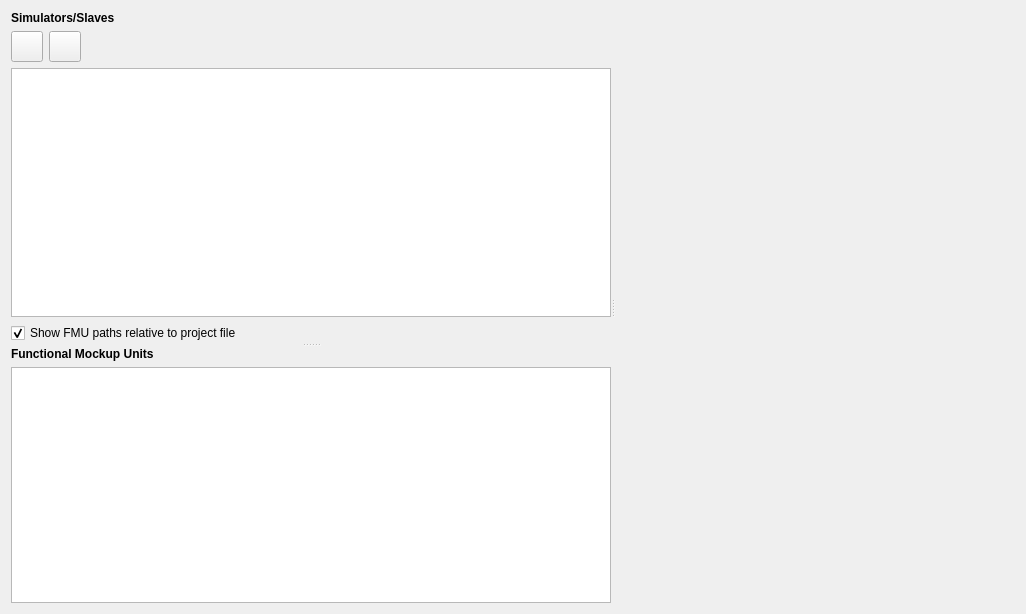
<?xml version="1.0" encoding="UTF-8"?>
<ui version="4.0">
 <class>MSIMViewSlaves</class>
 <widget class="QWidget" name="MSIMViewSlaves">
  <property name="geometry">
   <rect>
    <x>0</x>
    <y>0</y>
    <width>1026</width>
    <height>614</height>
   </rect>
  </property>
  <property name="windowTitle">
   <string>Form</string>
  </property>
  <layout class="QVBoxLayout" name="verticalLayout_2">
   <item>
    <widget class="QSplitter" name="splitter_2">
     <property name="orientation">
      <enum>Qt::Horizontal</enum>
     </property>
     <widget class="QSplitter" name="splitter">
      <property name="orientation">
       <enum>Qt::Vertical</enum>
      </property>
      <widget class="QWidget" name="layoutWidget">
       <layout class="QGridLayout" name="gridLayout_2">
        <item row="1" column="0">
         <widget class="QToolButton" name="toolButtonAddSlave">
          <property name="icon">
           <iconset resource="../resources/MasterSimulator.qrc">
            <normaloff>:/gfx/actions/24x24/plus.png</normaloff>:/gfx/actions/24x24/plus.png</iconset>
          </property>
          <property name="iconSize">
           <size>
            <width>24</width>
            <height>24</height>
           </size>
          </property>
         </widget>
        </item>
        <item row="1" column="2">
         <spacer name="horizontalSpacer_2">
          <property name="orientation">
           <enum>Qt::Horizontal</enum>
          </property>
          <property name="sizeHint" stdset="0">
           <size>
            <width>221</width>
            <height>20</height>
           </size>
          </property>
         </spacer>
        </item>
        <item row="1" column="1">
         <widget class="QToolButton" name="toolButtonRemoveSlave">
          <property name="icon">
           <iconset resource="../resources/MasterSimulator.qrc">
            <normaloff>:/gfx/actions/24x24/minus.png</normaloff>:/gfx/actions/24x24/minus.png</iconset>
          </property>
          <property name="iconSize">
           <size>
            <width>24</width>
            <height>24</height>
           </size>
          </property>
          <property name="shortcut">
           <string>Del</string>
          </property>
         </widget>
        </item>
        <item row="2" column="0" colspan="3">
         <widget class="QTableWidget" name="tableWidgetSlaves">
          <property name="minimumSize">
           <size>
            <width>600</width>
            <height>0</height>
           </size>
          </property>
          <property name="dragDropMode">
           <enum>QAbstractItemView::DropOnly</enum>
          </property>
          <property name="alternatingRowColors">
           <bool>true</bool>
          </property>
          <property name="selectionMode">
           <enum>QAbstractItemView::SingleSelection</enum>
          </property>
          <property name="selectionBehavior">
           <enum>QAbstractItemView::SelectRows</enum>
          </property>
         </widget>
        </item>
        <item row="0" column="0" colspan="3">
         <widget class="QLabel" name="label_2">
          <property name="font">
           <font>
            <weight>75</weight>
            <bold>true</bold>
           </font>
          </property>
          <property name="text">
           <string>Simulators/Slaves</string>
          </property>
         </widget>
        </item>
        <item row="3" column="0" colspan="3">
         <widget class="QCheckBox" name="checkBoxRelativeFMUPaths">
          <property name="text">
           <string>Show FMU paths relative to project file</string>
          </property>
          <property name="checked">
           <bool>true</bool>
          </property>
         </widget>
        </item>
       </layout>
      </widget>
      <widget class="QWidget" name="layoutWidget">
       <layout class="QVBoxLayout" name="verticalLayout">
        <item>
         <widget class="QLabel" name="label">
          <property name="font">
           <font>
            <weight>75</weight>
            <bold>true</bold>
           </font>
          </property>
          <property name="text">
           <string>Functional Mockup Units</string>
          </property>
         </widget>
        </item>
        <item>
         <widget class="QTableWidget" name="tableWidgetFMUs">
          <property name="alternatingRowColors">
           <bool>true</bool>
          </property>
          <property name="selectionMode">
           <enum>QAbstractItemView::SingleSelection</enum>
          </property>
          <property name="selectionBehavior">
           <enum>QAbstractItemView::SelectRows</enum>
          </property>
         </widget>
        </item>
       </layout>
      </widget>
     </widget>
     <widget class="BLOCKMOD::ZoomMeshGraphicsView" name="blockModWidget" native="true">
      <property name="sizePolicy">
       <sizepolicy hsizetype="Expanding" vsizetype="Expanding">
        <horstretch>1</horstretch>
        <verstretch>0</verstretch>
       </sizepolicy>
      </property>
      <property name="minimumSize">
       <size>
        <width>400</width>
        <height>400</height>
       </size>
      </property>
     </widget>
    </widget>
   </item>
  </layout>
 </widget>
 <customwidgets>
  <customwidget>
   <class>BLOCKMOD::ZoomMeshGraphicsView</class>
   <extends>QWidget</extends>
   <header location="global">BM_ZoomMeshGraphicsView.h</header>
   <container>1</container>
  </customwidget>
 </customwidgets>
 <resources>
  <include location="../resources/MasterSimulator.qrc"/>
 </resources>
 <connections/>
</ui>
